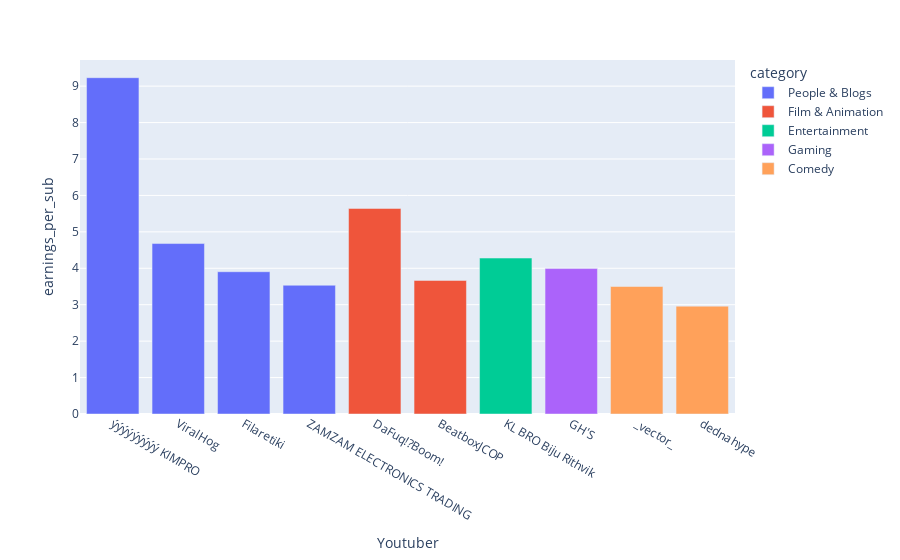

The notebook cell saved with this chart:
### Markdown cell above
the clustering chart with all the data might be goodfor this ^^

### Code cell
fig2

### Figure 1 — Plotly figure (JSON) as saved in the notebook; plotly's stock layout.template omitted (floating-point values rounded to 4 significant figures)
{"data": [{"alignmentgroup": "True", "hovertemplate": "category=People & Blogs<br>Youtuber=%{x}<br>earnings_per_sub=%{y}<extra></extra>", "legendgroup": "People & Blogs", "marker": {"color": "#636efa", "pattern": {"shape": ""}}, "name": "People & Blogs", "offsetgroup": "People & Blogs", "orientation": "v", "showlegend": true, "textposition": "auto", "type": "bar", "x": ["ýýýýýýýýý KIMPRO", "ViralHog", "Filaretiki", "ZAMZAM ELECTRONICS TRADING"], "xaxis": "x", "y": [9.232, 4.679, 3.905, 3.535], "yaxis": "y"}, {"alignmentgroup": "True", "hovertemplate": "category=Film & Animation<br>Youtuber=%{x}<br>earnings_per_sub=%{y}<extra></extra>", "legendgroup": "Film & Animation", "marker": {"color": "#EF553B", "pattern": {"shape": ""}}, "name": "Film & Animation", "offsetgroup": "Film & Animation", "orientation": "v", "showlegend": true, "textposition": "auto", "type": "bar", "x": ["DaFuq!?Boom!", "BeatboxJCOP"], "xaxis": "x", "y": [5.643, 3.667], "yaxis": "y"}, {"alignmentgroup": "True", "hovertemplate": "category=Entertainment<br>Youtuber=%{x}<br>earnings_per_sub=%{y}<extra></extra>", "legendgroup": "Entertainment", "marker": {"color": "#00cc96", "pattern": {"shape": ""}}, "name": "Entertainment", "offsetgroup": "Entertainment", "orientation": "v", "showlegend": true, "textposition": "auto", "type": "bar", "x": ["KL BRO Biju Rithvik"], "xaxis": "x", "y": [4.281], "yaxis": "y"}, {"alignmentgroup": "True", "hovertemplate": "category=Gaming<br>Youtuber=%{x}<br>earnings_per_sub=%{y}<extra></extra>", "legendgroup": "Gaming", "marker": {"color": "#ab63fa", "pattern": {"shape": ""}}, "name": "Gaming", "offsetgroup": "Gaming", "orientation": "v", "showlegend": true, "textposition": "auto", "type": "bar", "x": ["GH'S"], "xaxis": "x", "y": [3.992], "yaxis": "y"}, {"alignmentgroup": "True", "hovertemplate": "category=Comedy<br>Youtuber=%{x}<br>earnings_per_sub=%{y}<extra></extra>", "legendgroup": "Comedy", "marker": {"color": "#FFA15A", "pattern": {"shape": ""}}, "name": "Comedy", "offsetgroup": "Comedy", "orientation": "v", "showlegend": true, "textposition": "auto", "type": "bar", "x": ["_vector_", "dednahype"], "xaxis": "x", "y": [3.5, 2.96], "yaxis": "y"}], "layout": {"autosize": true, "barmode": "relative", "legend": {"title": {"text": "category"}, "tracegroupgap": 0}, "margin": {"t": 60}, "xaxis": {"anchor": "y", "autorange": true, "domain": [0, 1], "range": [-0.5, 9.5], "title": {"text": "Youtuber"}, "type": "category"}, "yaxis": {"anchor": "x", "autorange": true, "domain": [0, 1], "range": [0, 9.718], "title": {"text": "earnings_per_sub"}, "type": "linear"}}}
